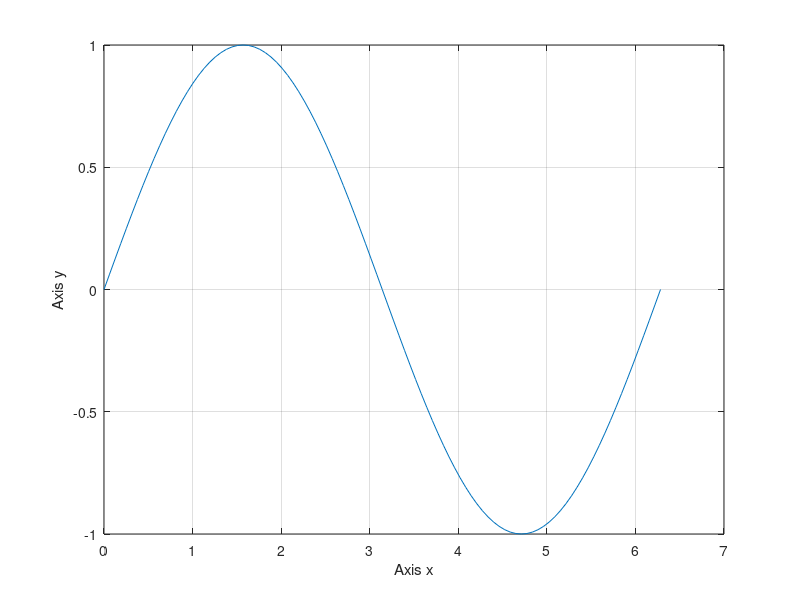

MATLAB code to generate this figure:
%%Name Surname: Serkan Burak Örs
%Istanbul Technical University
%Aeronautics and Astronautics Faculty - Astronautical Engineering
%E-mail: orss19@itu.edu.tr
%BIL 113E - Summer 2020 - CRN:30156
%Instructor: Dr. Mustafa Resa Becan
%Week 2 - Date:14/08/2020
%%
x = 0:(pi/50):(2*pi);
y = sin(x);
plot(x,y);
xlabel('Axis x');
ylabel('Axis y');
grid on;